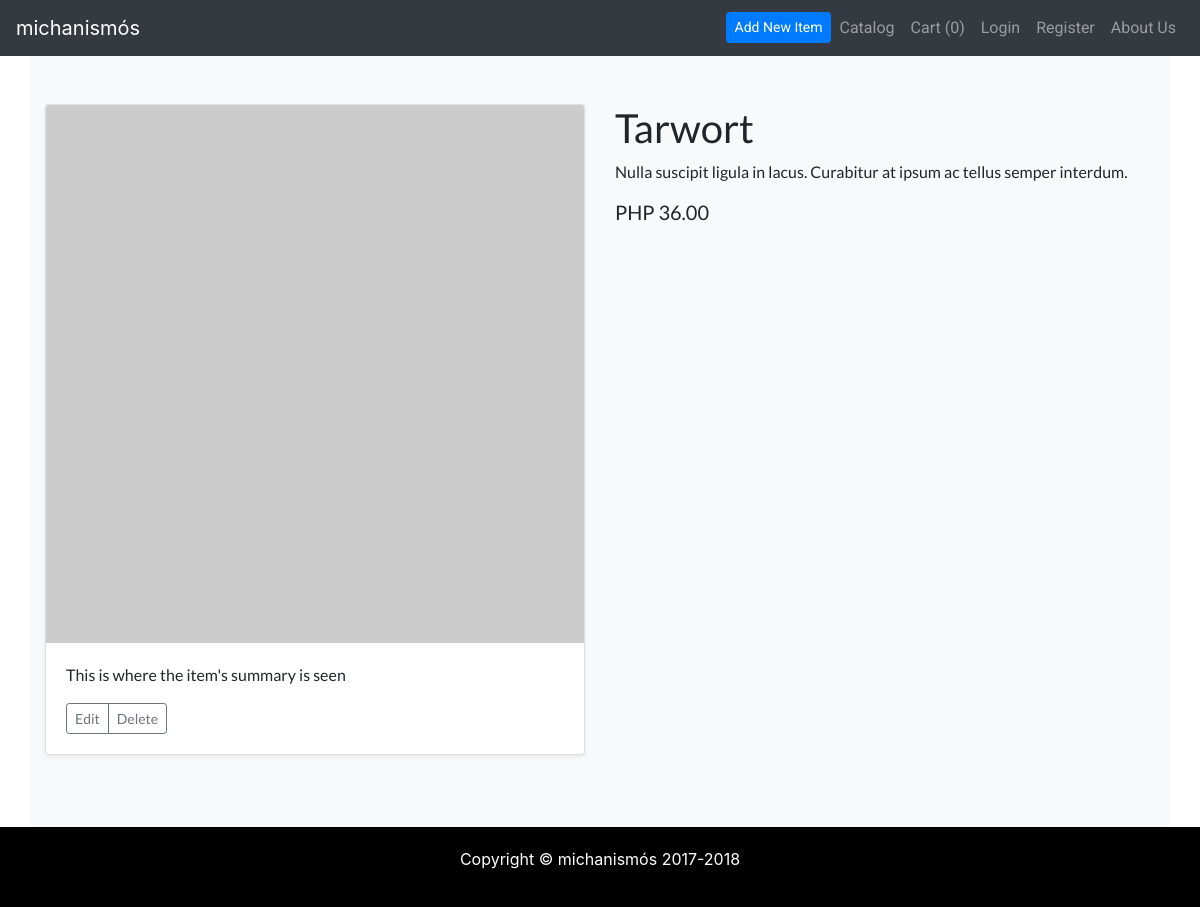
Screenshot of /views/item.php?id=1 with the database file from the repository.
### tables this page shows
CREATE TABLE `items` (
  `id` int(11) NOT NULL,
  `item_name` varchar(255) NOT NULL,
  `item_price` decimal(10,2) NOT NULL,
  `item_description` varchar(255) NOT NULL,
  `category` varchar(255) NOT NULL,
  `image` varchar(255) NOT NULL,
  `category_id` int(11) NOT NULL
);

### views/item.php (the view, shortened to what this page needs)
<?php
require_once('../controllers/connect.php');
include '../partials/header.php';
?>
<div class="container">
	<div class="row bg-light">
		<div class="col-6">
			<?php
			if (isset($_GET['id'])) {
				$id = $_GET['id'];
				$sql = "SELECT * FROM items WHERE id='$id'";
				$items = mysqli_query($conn, $sql);
				$item = mysqli_fetch_assoc($items);
			}
			?>
			<div class="album py-5 bg-light">
				<div class="card mb-4 shadow-sm">
					<img class="card-img-top w-100" src="<?php echo $item['image']; ?>" alt="Card image cap">
					<div class="card-body">
						<p class="card-text">This is where the item's summary is seen</p>
						<div class="d-flex justify-content-between align-items-center">
							<div class="btn-group">
								<button type="button" class="btn btn-sm btn-outline-secondary">Edit</button>
								<button type="button" class="btn btn-sm btn-outline-secondary">Delete</button>
							</div>
						</div>
					</div>
				</div>
			</div>
		</div>
		<div class="col-6">
			<div class="album py-5 bg-light">
				<h1><?php echo $item['item_name'];?></h1>
				<p class="card-text"><?php echo $item['item_description'];?></p>
				<h5 class="card-title">PHP <?php echo $item['item_price'];?></h5>
			</div>
		</div>
	</div>
</div>
<?php
include '../partials/footer.php';
?>

### assets/css/style.css (style rules this page uses)
* { margin: 0; border: 0; box-sizing: border-box; }
.container { min-height: 85vh; }
.container { font-family: 'Lato', sans-serif; }

### rows the page displays
items: item_name "Tarwort", item_description "Nulla suscipit ligula in lacus. Curabitur at ipsum ac tellus semper interdum.", item_price "36.00"

### other values shown
array_sum($_SESSION['cart']) "0"
